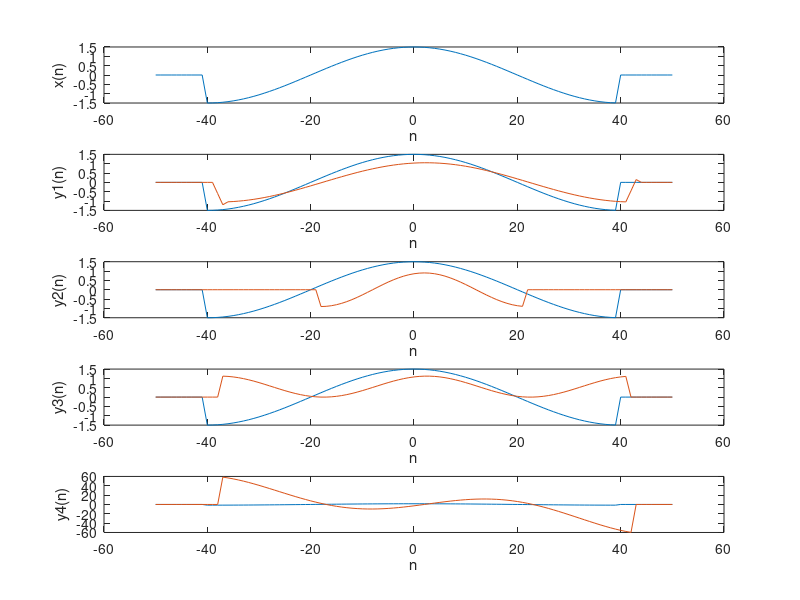

MATLAB code for this plot:
function [  ] = ex21(  )
n=-50:50;

function u = unit(n) 
u = zeros(size(n));
u(n>=0) = 1;
end
 
function x = fx(n)
x = 1.5*cos(0.025*pi*n).*(unit(n+40)-unit(n-40));
end

x = fx(n);
y1=0.4*fx(n-2)+0.4*fx(n-3)-0.1*fx(n-4);
y2=0.6*fx(2*n-4);
y3=0.5*fx(n-2).*fx(n-3);
y4=(n-2).*fx(n-3);

subplot(5,1,1);
plot(n,x);
xlabel('n');
ylabel('x(n)');

subplot(5,1,2)
plot(n,x,n,y1);
xlabel('n');
ylabel('y1(n)');

subplot(5,1,3)
plot(n,x,n,y2);
xlabel('n');
ylabel('y2(n)');

subplot(5,1,4)
plot(n,x, n,y3);
xlabel('n');
ylabel('y3(n)');

subplot(5,1,5)
plot(n,x,n,y4);
xlabel('n');
ylabel('y4(n)');
end

